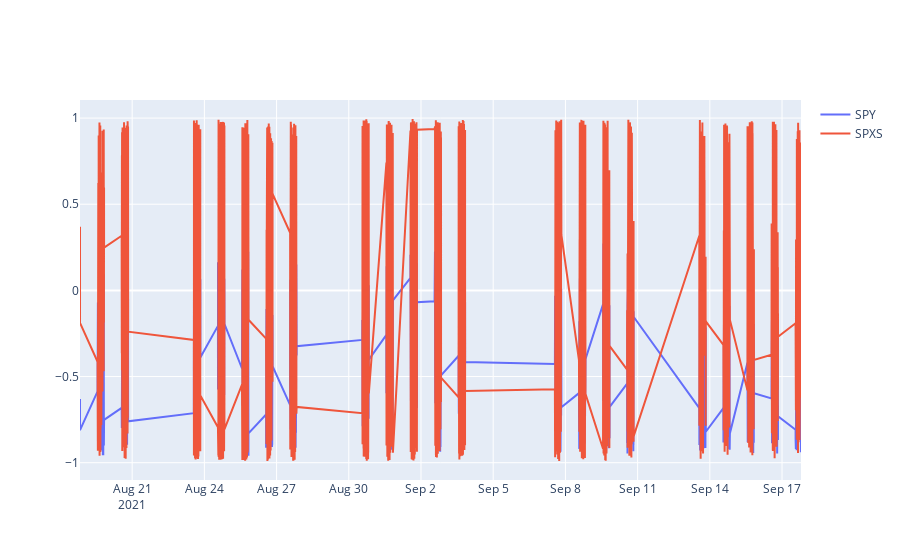

Notebook cell for this chart:
### Code cell
fig = go.Figure()
fig.add_trace(go.Scatter(x=valid.index, y=preds[:, 0], name=symbols[0]))
fig.add_trace(go.Scatter(x=valid.index, y=preds[:, 1], name=symbols[1]))
fig.show()

### Figure 1 — Plotly figure (JSON) as saved in the notebook; plotly's stock layout.template omitted (floating-point values rounded to 4 significant figures; data arrays with more than 128 entries replaced by an {"elided": "..."} marker saying what was removed)
{"data": [{"name": "SPY", "type": "scatter", "x": {"elided": "8191 str values"}, "y": {"elided": "8127 float values"}}, {"name": "SPXS", "type": "scatter", "x": {"elided": "8191 str values"}, "y": {"elided": "8127 float values"}}], "layout": {}}
